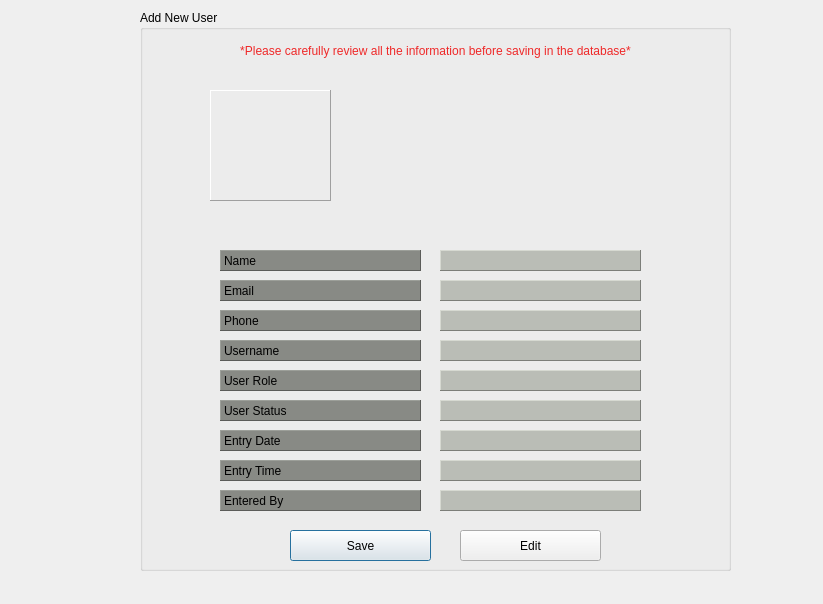
<?xml version="1.0" encoding="UTF-8"?>
<ui version="4.0">
 <class>VerifyNewUser</class>
 <widget class="QDialog" name="VerifyNewUser">
  <property name="geometry">
   <rect>
    <x>0</x>
    <y>0</y>
    <width>823</width>
    <height>604</height>
   </rect>
  </property>
  <property name="windowTitle">
   <string>Dialog</string>
  </property>
  <widget class="QLabel" name="label">
   <property name="geometry">
    <rect>
     <x>10</x>
     <y>10</y>
     <width>101</width>
     <height>101</height>
    </rect>
   </property>
   <property name="styleSheet">
    <string notr="true">border-image: url(:/resources/icons/Logo2.png);</string>
   </property>
   <property name="text">
    <string/>
   </property>
  </widget>
  <widget class="QGroupBox" name="groupBox">
   <property name="geometry">
    <rect>
     <x>140</x>
     <y>10</y>
     <width>591</width>
     <height>561</height>
    </rect>
   </property>
   <property name="title">
    <string>Add New User</string>
   </property>
   <widget class="QLabel" name="lbl_first_name">
    <property name="geometry">
     <rect>
      <x>80</x>
      <y>240</y>
      <width>201</width>
      <height>21</height>
     </rect>
    </property>
    <property name="styleSheet">
     <string notr="true">background-color: rgb(136, 138, 133);</string>
    </property>
    <property name="frameShape">
     <enum>QFrame::Panel</enum>
    </property>
    <property name="frameShadow">
     <enum>QFrame::Raised</enum>
    </property>
    <property name="text">
     <string>Name</string>
    </property>
   </widget>
   <widget class="QLabel" name="lbl_email">
    <property name="geometry">
     <rect>
      <x>80</x>
      <y>270</y>
      <width>201</width>
      <height>21</height>
     </rect>
    </property>
    <property name="styleSheet">
     <string notr="true">background-color: rgb(136, 138, 133);</string>
    </property>
    <property name="frameShape">
     <enum>QFrame::Panel</enum>
    </property>
    <property name="frameShadow">
     <enum>QFrame::Raised</enum>
    </property>
    <property name="text">
     <string>Email</string>
    </property>
   </widget>
   <widget class="QLabel" name="lbl_date">
    <property name="geometry">
     <rect>
      <x>80</x>
      <y>420</y>
      <width>201</width>
      <height>21</height>
     </rect>
    </property>
    <property name="styleSheet">
     <string notr="true">background-color: rgb(136, 138, 133);</string>
    </property>
    <property name="frameShape">
     <enum>QFrame::Panel</enum>
    </property>
    <property name="frameShadow">
     <enum>QFrame::Raised</enum>
    </property>
    <property name="text">
     <string>Entry Date</string>
    </property>
   </widget>
   <widget class="QLabel" name="lbl_username">
    <property name="geometry">
     <rect>
      <x>80</x>
      <y>330</y>
      <width>201</width>
      <height>21</height>
     </rect>
    </property>
    <property name="styleSheet">
     <string notr="true">background-color: rgb(136, 138, 133);</string>
    </property>
    <property name="frameShape">
     <enum>QFrame::Panel</enum>
    </property>
    <property name="frameShadow">
     <enum>QFrame::Raised</enum>
    </property>
    <property name="text">
     <string>Username</string>
    </property>
   </widget>
   <widget class="QLabel" name="lbl_phone">
    <property name="geometry">
     <rect>
      <x>80</x>
      <y>300</y>
      <width>201</width>
      <height>21</height>
     </rect>
    </property>
    <property name="styleSheet">
     <string notr="true">background-color: rgb(136, 138, 133);</string>
    </property>
    <property name="frameShape">
     <enum>QFrame::Panel</enum>
    </property>
    <property name="frameShadow">
     <enum>QFrame::Raised</enum>
    </property>
    <property name="text">
     <string>Phone</string>
    </property>
   </widget>
   <widget class="QLabel" name="lbl_admin">
    <property name="geometry">
     <rect>
      <x>80</x>
      <y>480</y>
      <width>201</width>
      <height>21</height>
     </rect>
    </property>
    <property name="styleSheet">
     <string notr="true">background-color: rgb(136, 138, 133);</string>
    </property>
    <property name="frameShape">
     <enum>QFrame::Panel</enum>
    </property>
    <property name="frameShadow">
     <enum>QFrame::Raised</enum>
    </property>
    <property name="text">
     <string>Entered By</string>
    </property>
   </widget>
   <widget class="QPushButton" name="btn_okay">
    <property name="geometry">
     <rect>
      <x>150</x>
      <y>520</y>
      <width>141</width>
      <height>31</height>
     </rect>
    </property>
    <property name="text">
     <string>Save</string>
    </property>
    <property name="icon">
     <iconset resource="resources.qrc">
      <normaloff>:/resources/icons/interfaces.png</normaloff>:/resources/icons/interfaces.png</iconset>
    </property>
    <property name="iconSize">
     <size>
      <width>24</width>
      <height>24</height>
     </size>
    </property>
   </widget>
   <widget class="QPushButton" name="btn_edit">
    <property name="geometry">
     <rect>
      <x>320</x>
      <y>520</y>
      <width>141</width>
      <height>31</height>
     </rect>
    </property>
    <property name="text">
     <string>Edit</string>
    </property>
    <property name="icon">
     <iconset resource="resources.qrc">
      <normaloff>:/resources/icons/Pencil-icon.png</normaloff>:/resources/icons/Pencil-icon.png</iconset>
    </property>
    <property name="iconSize">
     <size>
      <width>24</width>
      <height>24</height>
     </size>
    </property>
   </widget>
   <widget class="QLabel" name="lbl_time">
    <property name="geometry">
     <rect>
      <x>80</x>
      <y>450</y>
      <width>201</width>
      <height>21</height>
     </rect>
    </property>
    <property name="styleSheet">
     <string notr="true">background-color: rgb(136, 138, 133);</string>
    </property>
    <property name="frameShape">
     <enum>QFrame::Panel</enum>
    </property>
    <property name="frameShadow">
     <enum>QFrame::Raised</enum>
    </property>
    <property name="text">
     <string>Entry Time</string>
    </property>
   </widget>
   <widget class="QLabel" name="lbl_avatar">
    <property name="geometry">
     <rect>
      <x>70</x>
      <y>80</y>
      <width>121</width>
      <height>111</height>
     </rect>
    </property>
    <property name="styleSheet">
     <string notr="true"/>
    </property>
    <property name="frameShape">
     <enum>QFrame::Panel</enum>
    </property>
    <property name="frameShadow">
     <enum>QFrame::Raised</enum>
    </property>
    <property name="text">
     <string/>
    </property>
   </widget>
   <widget class="QLabel" name="label_11">
    <property name="geometry">
     <rect>
      <x>10</x>
      <y>30</y>
      <width>571</width>
      <height>21</height>
     </rect>
    </property>
    <property name="styleSheet">
     <string notr="true">font: 57 11pt &quot;Ubuntu&quot;;
color: rgb(239, 41, 41);
</string>
    </property>
    <property name="text">
     <string>*Please carefully review all the information before saving in the database*</string>
    </property>
    <property name="alignment">
     <set>Qt::AlignCenter</set>
    </property>
   </widget>
   <widget class="QLabel" name="ver_name">
    <property name="geometry">
     <rect>
      <x>300</x>
      <y>240</y>
      <width>201</width>
      <height>21</height>
     </rect>
    </property>
    <property name="styleSheet">
     <string notr="true">background-color: rgb(186, 189, 182);</string>
    </property>
    <property name="frameShape">
     <enum>QFrame::Panel</enum>
    </property>
    <property name="frameShadow">
     <enum>QFrame::Raised</enum>
    </property>
    <property name="text">
     <string/>
    </property>
   </widget>
   <widget class="QLabel" name="ver_email">
    <property name="geometry">
     <rect>
      <x>300</x>
      <y>270</y>
      <width>201</width>
      <height>21</height>
     </rect>
    </property>
    <property name="styleSheet">
     <string notr="true">background-color: rgb(186, 189, 182);</string>
    </property>
    <property name="frameShape">
     <enum>QFrame::Panel</enum>
    </property>
    <property name="frameShadow">
     <enum>QFrame::Raised</enum>
    </property>
    <property name="text">
     <string/>
    </property>
   </widget>
   <widget class="QLabel" name="ver_phone">
    <property name="geometry">
     <rect>
      <x>300</x>
      <y>300</y>
      <width>201</width>
      <height>21</height>
     </rect>
    </property>
    <property name="styleSheet">
     <string notr="true">background-color: rgb(186, 189, 182);</string>
    </property>
    <property name="frameShape">
     <enum>QFrame::Panel</enum>
    </property>
    <property name="frameShadow">
     <enum>QFrame::Raised</enum>
    </property>
    <property name="text">
     <string/>
    </property>
   </widget>
   <widget class="QLabel" name="ver_time">
    <property name="geometry">
     <rect>
      <x>300</x>
      <y>450</y>
      <width>201</width>
      <height>21</height>
     </rect>
    </property>
    <property name="styleSheet">
     <string notr="true">background-color: rgb(186, 189, 182);</string>
    </property>
    <property name="frameShape">
     <enum>QFrame::Panel</enum>
    </property>
    <property name="frameShadow">
     <enum>QFrame::Raised</enum>
    </property>
    <property name="text">
     <string/>
    </property>
   </widget>
   <widget class="QLabel" name="ver_username">
    <property name="geometry">
     <rect>
      <x>300</x>
      <y>330</y>
      <width>201</width>
      <height>21</height>
     </rect>
    </property>
    <property name="styleSheet">
     <string notr="true">background-color: rgb(186, 189, 182);</string>
    </property>
    <property name="frameShape">
     <enum>QFrame::Panel</enum>
    </property>
    <property name="frameShadow">
     <enum>QFrame::Raised</enum>
    </property>
    <property name="text">
     <string/>
    </property>
   </widget>
   <widget class="QLabel" name="ver_admin">
    <property name="geometry">
     <rect>
      <x>300</x>
      <y>480</y>
      <width>201</width>
      <height>21</height>
     </rect>
    </property>
    <property name="styleSheet">
     <string notr="true">background-color: rgb(186, 189, 182);</string>
    </property>
    <property name="frameShape">
     <enum>QFrame::Panel</enum>
    </property>
    <property name="frameShadow">
     <enum>QFrame::Raised</enum>
    </property>
    <property name="text">
     <string/>
    </property>
   </widget>
   <widget class="QLabel" name="ver_date">
    <property name="geometry">
     <rect>
      <x>300</x>
      <y>420</y>
      <width>201</width>
      <height>21</height>
     </rect>
    </property>
    <property name="styleSheet">
     <string notr="true">background-color: rgb(186, 189, 182);</string>
    </property>
    <property name="frameShape">
     <enum>QFrame::Panel</enum>
    </property>
    <property name="frameShadow">
     <enum>QFrame::Raised</enum>
    </property>
    <property name="text">
     <string/>
    </property>
   </widget>
   <widget class="QLabel" name="ver_user_role">
    <property name="geometry">
     <rect>
      <x>300</x>
      <y>360</y>
      <width>201</width>
      <height>21</height>
     </rect>
    </property>
    <property name="styleSheet">
     <string notr="true">background-color: rgb(186, 189, 182);</string>
    </property>
    <property name="frameShape">
     <enum>QFrame::Panel</enum>
    </property>
    <property name="frameShadow">
     <enum>QFrame::Raised</enum>
    </property>
    <property name="text">
     <string/>
    </property>
   </widget>
   <widget class="QLabel" name="lbl_username_2">
    <property name="geometry">
     <rect>
      <x>80</x>
      <y>360</y>
      <width>201</width>
      <height>21</height>
     </rect>
    </property>
    <property name="styleSheet">
     <string notr="true">background-color: rgb(136, 138, 133);</string>
    </property>
    <property name="frameShape">
     <enum>QFrame::Panel</enum>
    </property>
    <property name="frameShadow">
     <enum>QFrame::Raised</enum>
    </property>
    <property name="text">
     <string>User Role</string>
    </property>
   </widget>
   <widget class="QLabel" name="lbl_username_3">
    <property name="geometry">
     <rect>
      <x>80</x>
      <y>390</y>
      <width>201</width>
      <height>21</height>
     </rect>
    </property>
    <property name="styleSheet">
     <string notr="true">background-color: rgb(136, 138, 133);</string>
    </property>
    <property name="frameShape">
     <enum>QFrame::Panel</enum>
    </property>
    <property name="frameShadow">
     <enum>QFrame::Raised</enum>
    </property>
    <property name="text">
     <string>User Status</string>
    </property>
   </widget>
   <widget class="QLabel" name="ver_user_status">
    <property name="geometry">
     <rect>
      <x>300</x>
      <y>390</y>
      <width>201</width>
      <height>21</height>
     </rect>
    </property>
    <property name="styleSheet">
     <string notr="true">background-color: rgb(186, 189, 182);</string>
    </property>
    <property name="frameShape">
     <enum>QFrame::Panel</enum>
    </property>
    <property name="frameShadow">
     <enum>QFrame::Raised</enum>
    </property>
    <property name="text">
     <string/>
    </property>
   </widget>
  </widget>
  <widget class="QLabel" name="label_2">
   <property name="geometry">
    <rect>
     <x>0</x>
     <y>0</y>
     <width>821</width>
     <height>601</height>
    </rect>
   </property>
   <property name="styleSheet">
    <string notr="true">border-image: url(:/resources/background/picklit.jpg);</string>
   </property>
   <property name="text">
    <string/>
   </property>
  </widget>
  <zorder>label</zorder>
  <zorder>label_2</zorder>
  <zorder>groupBox</zorder>
 </widget>
 <resources>
  <include location="resources.qrc"/>
 </resources>
 <connections/>
</ui>
